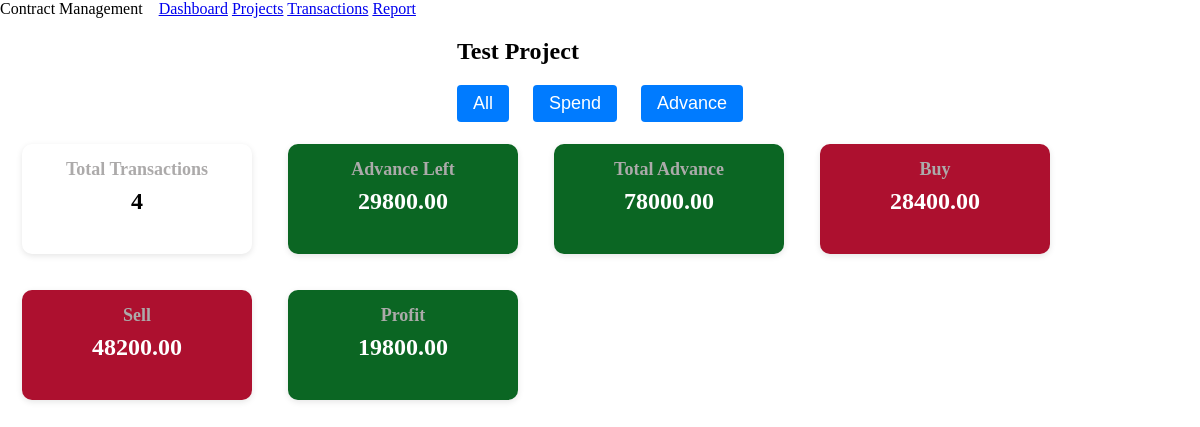
Page /dash/10/ on the earlier database version.
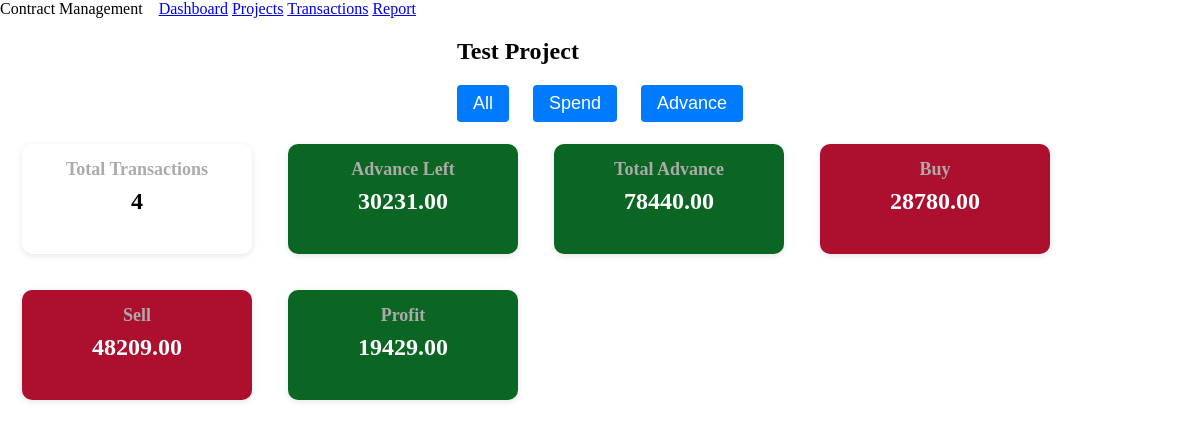
Same page on the later database version.
### dash/models.py (models this page shows, shortened)
class Project(models.Model):
    organization = models.ForeignKey(Organization, on_delete=models.CASCADE,
                                      related_name='projects')
    name = models.CharField(max_length=255)
    description = models.TextField(blank=True)
    advance_total = models.DecimalField(max_digits=10, decimal_places=2, default=0.00)
    lifetime_advance = models.DecimalField(max_digits=10, decimal_places=2, default=0.00)
    buy_total = models.DecimalField(max_digits=10, decimal_places=2, default=0.00)
    sell_total = models.DecimalField(max_digits=10, decimal_places=2, default=0.00)
    profit_total = models.DecimalField(max_digits=10, decimal_places=2, default=0.00)
    is_active = models.BooleanField(default=True)
    date_created = models.DateTimeField(auto_now_add=True)

### dash/views.py (the view)
# urls.py: path('<int:id>/',view=v.dash_one,name="one"),
def dash_one(request,id):
    try:
        org=models.Organization.objects.first()
        project=org.projects.get(id=id)
        try:
            total_adv=models.AdvanceDetail.objects.filter(project=project).count()
            total_exp=models.Inventory.objects.filter(project=project).count()
        except Exception as r:
            print(r)
        response=render(request,"dash/one.html",{"upper_text":f"{project.name}","project":project,
                                                 "total_adv":total_adv, "total_exp":total_exp,
                                                 "total_trans":total_exp+total_adv})
        response.set_cookie("id",project.id)
        response.set_cookie("one",True)
        return response
    except:
        raise Http404()

### dash/templates/dash/one.html
{% extends "base.html" %}
{% load static %}
{% block head %}
    <link rel="stylesheet" href={% static "dash/one_style.css" %}>
    <link rel="stylesheet" href="{% static "dash/little_card_style.css" %}">
{% endblock head %}
{% block body %}
<div class="one">
    <div class="upper">
        <div class="upper_section">
        <h2 class="upper_text">{{upper_text}}</h2>
            <div class="upper_select">
                <form action="{% url "dash:transactions" %}" method='GET'>
                    <button class="upper_btn" {% if view == "all" %} style="background: #59a2f0;" {%endif%} >All</button></form>
                <form action="{% url "dash:trans_spend" %}" method='GET'>
                    <button class="upper_btn" {% if view == "exp" %} style="background: #59a2f0;" {%endif%}>Spend</button></form>
                <form action="{% url "dash:trans_advance" %}" method='GET'>
                    <button class="upper_btn"{% if view == "adv" %} style="background: #59a2f0;" {%endif%}>Advance</button></form>
            </div>
        </div>
    </div>
    <div class="info">
        {% include "dash/includes/little_card.html" with title="Total Transactions" value=total_trans %}
        {% include "dash/includes/little_card.html" with title="Advance Left" value=project.advance_total type="check" %}
        {% include "dash/includes/little_card.html" with title=" Total Advance" value=project.lifetime_advance type="check" %}
        {% include "dash/includes/little_card.html" with title="Buy" value=project.buy_total clr="red" %}
        {% include "dash/includes/little_card.html" with title="Sell" value=project.sell_total clr="red" %}
        {% include "dash/includes/little_card.html" with title="Profit" value=project.profit_total type="check" %}
    </div>
</div>
{% endblock body %}

### dash/templates/dash/includes/little_card.html (shortened to what this page needs)
<div class="little_card"
  {% if type == "check" %}
    style="background-color: {% if value <= 0 %}#AD102F{% else %}#0B6623{% endif %};"
  {% else %}
  style="background-color: {% if clr == "green" %}#0B6623{% elif clr == "red" %}#AD102F{% endif %};"
  {% endif %}>
    <h3>{{title}}</h3>
    <p class="amount"
    {% if type == "check" %}
    style="color: #FFFFFF;"
    {% else %}
    style="color: {% if clr == "green" %}#FFFFFF{% elif clr == "red" %}#FFFFFF {% else %}#000000 {% endif %};"
    {% endif %}>
      {{ value }}
    </p>
</div>

Differences in the rows shown:
changed Project "Test Project": advance_total "29800.00 78000.00 28400.00 48200.00 19800.00" → "30231.00 78440.00 28780.00 48209.00 19429.00"
